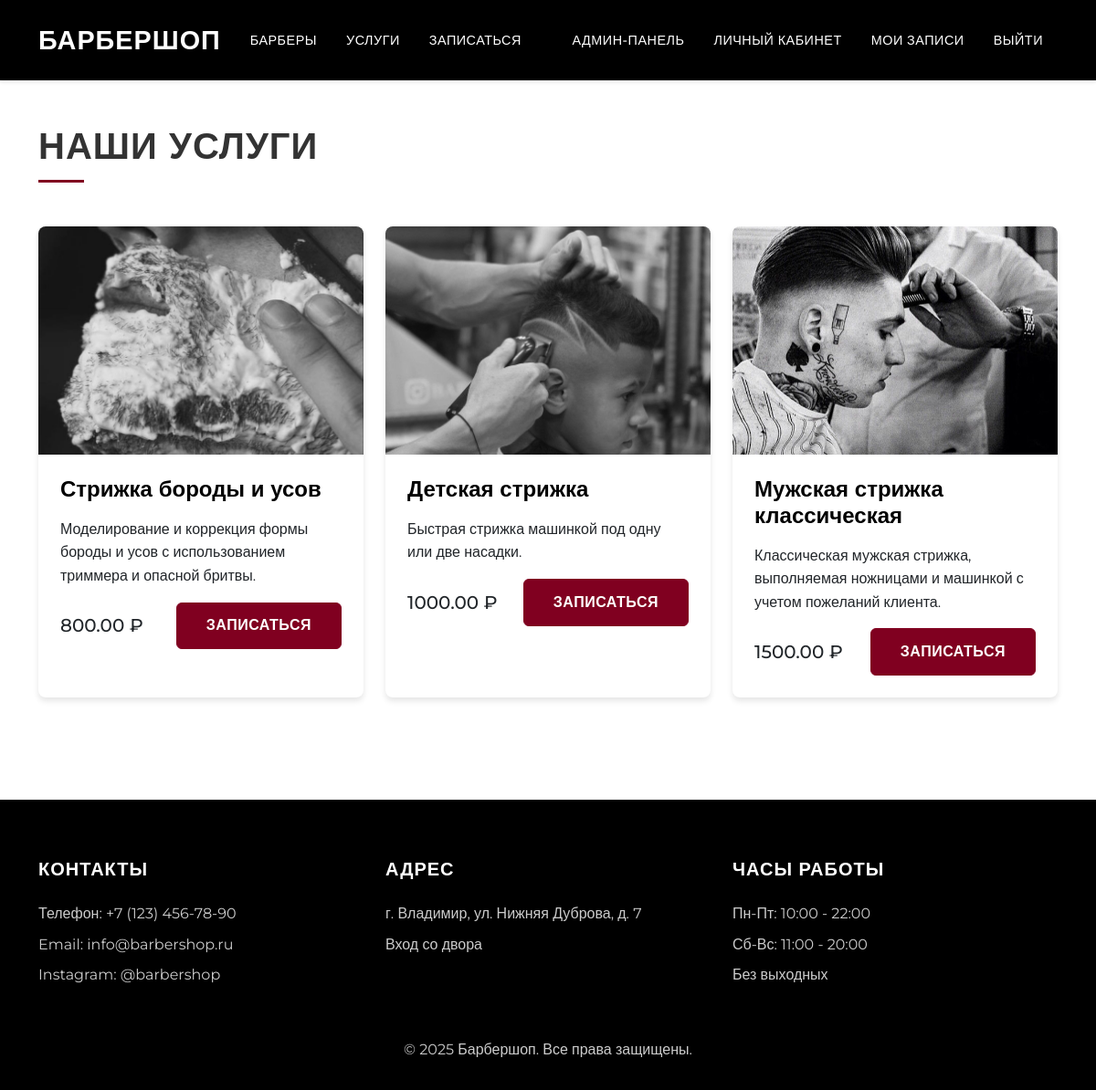
/services/ (signed in), run on the app's committed database.
### barber_shop/models.py (models this page shows, shortened)
class Service(models.Model):
    CATEGORY_CHOICES = [
        ('haircut', 'Стрижка'),
        ('beard', 'Борода'),
        ('combo', 'Комбо'),
        ('coloring', 'Окрашивание'),
        ('other', 'Другое'),
    ]
    name = models.CharField(max_length=200, verbose_name='Название услуги')
    description = models.TextField(verbose_name='Описание')
    price = models.DecimalField(max_digits=10, decimal_places=2, verbose_name='Цена')
    duration = models.PositiveIntegerField(verbose_name='Длительность (минуты)')
    category = models.CharField(max_length=20, choices=CATEGORY_CHOICES, verbose_name='Категория')
    barbers = models.ManyToManyField(Barber, related_name='services', verbose_name='Барберы')
    image = models.ImageField(upload_to='services/', verbose_name='Изображение', null=True, blank=True)
    is_active = models.BooleanField(default=True, verbose_name='Активна')
    created_at = models.DateTimeField(auto_now_add=True)
    updated_at = models.DateTimeField(auto_now=True)
    slug = models.SlugField(unique=True, blank=True)
    class Meta:
        verbose_name = 'Услуга'
        verbose_name_plural = 'Услуги'
        ordering = ['category', 'price']

### barber_shop/views.py (the view)
# urls.py: path('services/', views.service_list, name='service_list'),
def service_list(request):
    category = request.GET.get('category')
    search_query = request.GET.get('search')
    services = Service.objects.filter(is_active=True)
    if category:
        services = services.filter(category=category)
    if search_query:
        services = services.filter(
            Q(name__icontains=search_query) |
            Q(description__icontains=search_query)
        )
    paginator = Paginator(services, 9)
    page = request.GET.get('page')
    services = paginator.get_page(page)
    return render(request, 'barber_shop/service_list.html', {
        'services': services,
        'categories': Service.CATEGORY_CHOICES
    })

### barber_shop/templates/barber_shop/service_list.html (shortened to what this page needs)
{% extends 'barber_shop/base.html' %}
{% block content %}
<div class="container py-5">
    <h1 class="section-title mb-5">Наши услуги</h1>
    <div class="row g-4">
        {% for service in services %}
            <div class="col-md-6 col-lg-4">
                <div class="card h-100">
                    {% if service.image %}
                        <img src="{{ service.image.url }}" class="card-img-top" alt="{{ service.name }}">
                    {% else %}
                        <img src="https://via.placeholder.com/400x250?text=Услуга" class="card-img-top" alt="{{ service.name }}">
                    {% endif %}
                    <div class="card-body">
                        <h5 class="card-title">{{ service.name }}</h5>
                        <p class="card-text">{{ service.description|truncatewords:50 }}</p>
                        <div class="d-flex justify-content-between align-items-center">
                            <span class="h5 mb-0">{{ service.price }} ₽</span>
                            <div>
                                <a href="{% url 'barber_shop:create_booking' %}?service={{ service.id }}" class="btn btn-primary">Записаться</a>
                            </div>
                        </div>
                    </div>
                </div>
            </div>
        {% empty %}
            <div class="col-12">
                <div class="alert alert-info">
                    Услуги пока не добавлены. Пожалуйста, зайдите позже.
                </div>
            </div>
        {% endfor %}
    </div>
</div>
{% endblock %}

### barber_shop/templates/barber_shop/base.html (style rules this page uses)
:root { --primary-color: #800020; --secondary-color: #000000; --accent-color: #ffffff; --gray-color: #f8f9fa; --text-color: #333333; }
body { font-family: 'Montserrat', sans-serif; background-color: var(--accent-color); color: var(--text-color); line-height: 1.6; }
.btn-primary { background-color: var(--primary-color); border-color: var(--primary-color); padding: 0.8rem 2rem; font-weight: 600; text-transform: uppercase; letter-spacing: 0.5px; transition: all 0.3s ease; }
.card { border: none; box-shadow: 0 4px 6px rgba(0,0,0,0.1); transition: transform 0.3s ease; border-radius: 8px; overflow: hidden; }
.card-img-top { height: 250px; object-fit: cover; }
.card-body { padding: 1.5rem; }
.card-title { font-weight: 600; margin-bottom: 1rem; color: var(--secondary-color); }
.card .card-title { font-size: 1.5rem; font-weight: 700; color: var(--secondary-color); }
.section-title { font-weight: 700; text-transform: uppercase; letter-spacing: 1px; margin-bottom: 2rem; position: relative; padding-bottom: 1rem; }
.section-title::after { content: ''; position: absolute; bottom: 0; left: 0; width: 50px; height: 3px; background-color: var(--primary-color); }
.btn { color: var(--accent-color) !important; transition: all 0.3s ease; }
a { color: var(--primary-color) !important; text-decoration: none; }

### data on the page
Service: image (picture), name "Стрижка бороды и усов", description "Моделирование и коррекция формы бороды и усов с использованием триммера и опасной бритвы.", price "800.00"
Service: image (picture), name "Детская стрижка", description "Быстрая стрижка машинкой под одну или две насадки.", price "1000.00"
Service: image (picture), name "Мужская стрижка классическая", description "Классическая мужская стрижка, выполняемая ножницами и машинкой с учетом пожеланий клиента.", price "1500.00"
